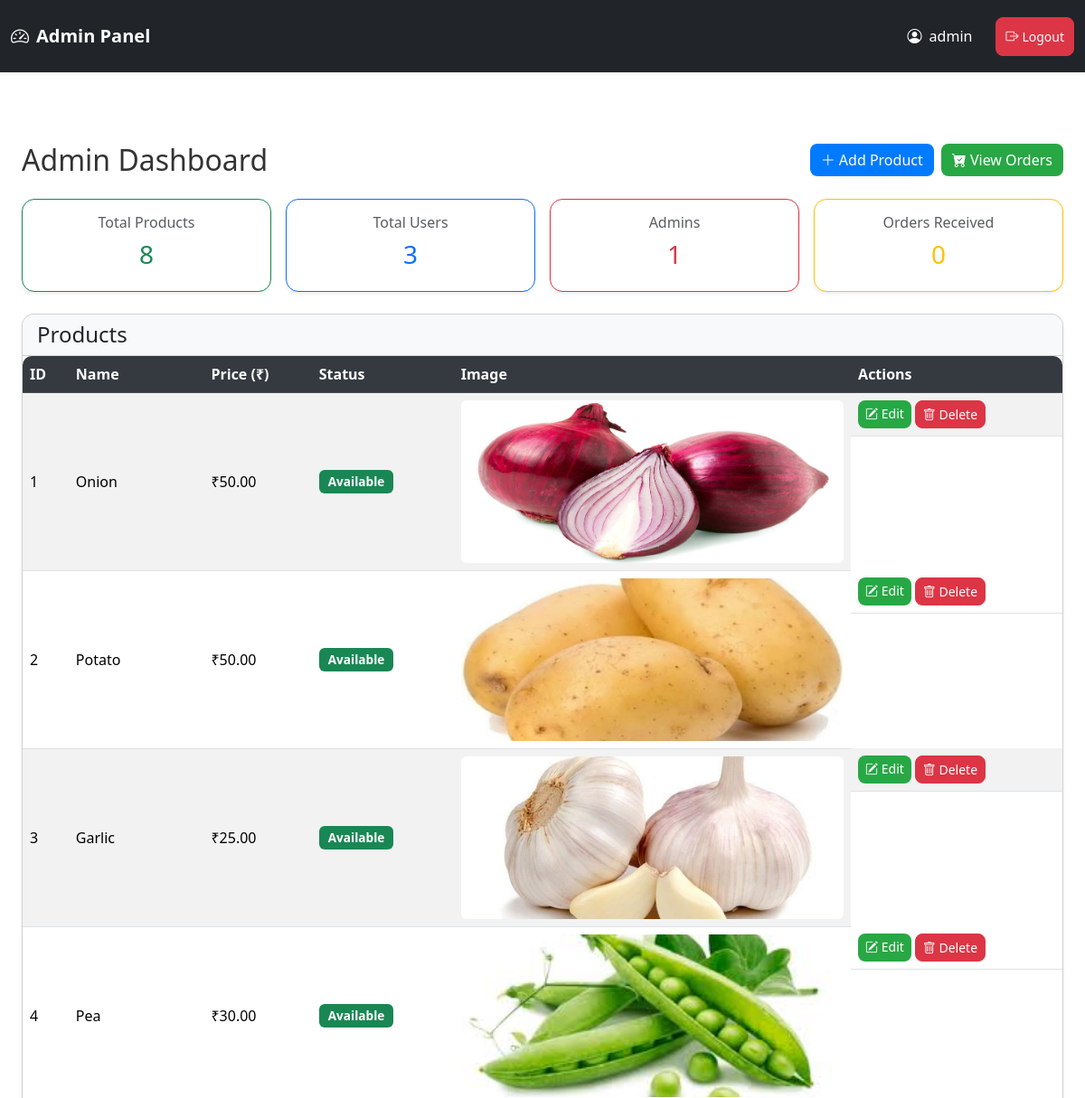
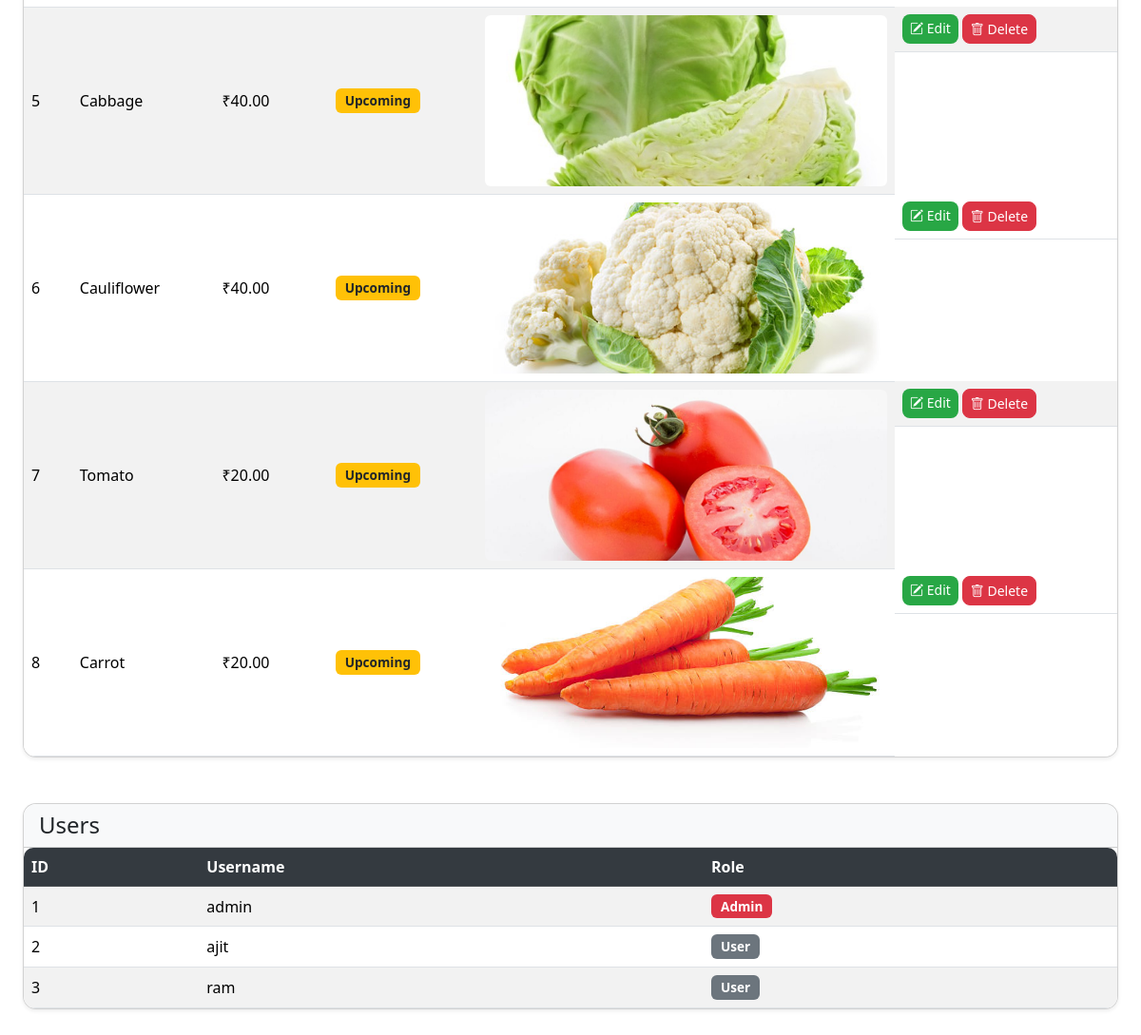
The page /admin (signed in) on the database its author committed (2 pictures, top to bottom).
### app.py (models this page shows)
class User(UserMixin, db.Model):
    id = db.Column(db.Integer, primary_key=True)
    username = db.Column(db.String(150), unique=True, nullable=False)
    password = db.Column(db.String(255), nullable=False)
    is_admin = db.Column(db.Boolean, default=False)

class Product(db.Model):
    id = db.Column(db.Integer, primary_key=True)
    name = db.Column(db.String(150), nullable=False)
    price = db.Column(db.Float, nullable=False)
    image = db.Column(db.String(150), nullable=False)
    status = db.Column(db.String(20), nullable=False, default='available')  # available / upcoming

### app.py (the view)
@app.route('/admin')
@admin_required
def admin_dashboard():
    products = Product.query.all()
    users = User.query.all()
    return render_template('admin_dashboard.html', products=products, users=users)

### app.py (called while the page is built)
@login_manager.user_loader
def load_user(user_id):
    return db.session.get(User, int(user_id))

def admin_required(f):
    @wraps(f)
    def wrapper(*args, **kwargs):
        if not current_user.is_authenticated or not current_user.is_admin:
            flash("Admin access required!", "danger")
            return redirect(url_for('admin_login'))
        return f(*args, **kwargs)
    return wrapper

@app.context_processor
def inject_cart_count():
    if current_user.is_authenticated and not current_user.is_admin:
        count = Order.query.filter_by(user_id=current_user.id).count()
    else:
        count = 0
    return dict(cart_count=count)

### templates/admin_dashboard.html
{% extends 'admin_base.html' %}
{% block content %}
<div class="container mt-4">
    <div class="d-flex justify-content-between align-items-center mb-4 flex-wrap">
        <h2 class="mb-2 mb-md-0">Admin Dashboard</h2>
        <div class="d-flex gap-2 flex-wrap">
            <a href="{{ url_for('admin_add') }}" class="btn btn-success">
                <i class="bi bi-plus-lg"></i> Add Product
            </a>
            <a href="{{ url_for('admin_orders') }}" class="btn btn-primary">
                <i class="bi bi-cart-check-fill"></i> View Orders
            </a>
        </div>
    </div>
    <div class="row mb-4 g-3">
        <div class="col-md-3">
            <div class="card shadow-sm text-center p-3 border-success">
                <h6 class="text-muted">Total Products</h6>
                <h3 class="text-success">{{ products|length }}</h3>
            </div>
        </div>
        <div class="col-md-3">
            <div class="card shadow-sm text-center p-3 border-primary">
                <h6 class="text-muted">Total Users</h6>
                <h3 class="text-primary">{{ users|length }}</h3>
            </div>
        </div>
        <div class="col-md-3">
            <div class="card shadow-sm text-center p-3 border-danger">
                <h6 class="text-muted">Admins</h6>
                <h3 class="text-danger">
                    {{ users | selectattr('is_admin') | list | length }}
                </h3>
            </div>
        </div>
        <div class="col-md-3">
            <div class="card shadow-sm text-center p-3 border-warning">
                <h6 class="text-muted">Orders Received</h6>
                <h3 class="text-warning">{{ orders_count or 0 }}</h3>
            </div>
        </div>
    </div>
    <div class="card shadow-sm mb-5">
        <div class="card-header bg-light d-flex justify-content-between align-items-center">
            <h4 class="mb-0">Products</h4>
        </div>
        <div class="card-body p-0 table-responsive">
            <table class="table table-striped table-hover mb-0 align-middle">
                <thead class="table-dark">
                    <tr>
                        <th>ID</th>
                        <th>Name</th>
                        <th>Price (₹)</th>
                        <th>Status</th>
                        <th>Image</th>
                        <th>Actions</th>
                    </tr>
                </thead>
                <tbody>
                    {% for p in products %}
                    <tr>
                        <td>{{ p.id }}</td>
                        <td>{{ p.name }}</td>
                        <td>₹{{ "%.2f"|format(p.price) }}</td>
                        <td>
                            {% if p.status == 'available' %}
                                <span class="badge bg-success">Available</span>
                            {% else %}
                                <span class="badge bg-warning text-dark">Upcoming</span>
                            {% endif %}
                        </td>
                        <td>
                            <img src="{{ url_for('static', filename='images/' ~ p.image) }}"
                                 class="rounded" height="50">
                        </td>
                        <td class="d-flex gap-1 flex-wrap">
                            <a href="{{ url_for('admin_edit', id=p.id) }}" class="btn btn-primary btn-sm">
                                <i class="bi bi-pencil-square"></i> Edit
                            </a>
                            <form action="{{ url_for('admin_delete', id=p.id) }}" method="POST" class="d-inline">
                                <button type="submit" class="btn btn-danger btn-sm"
                                        onclick="return confirm('Delete this product?')">
                                    <i class="bi bi-trash"></i> Delete
                                </button>
                            </form>
                        </td>
                    </tr>
                    {% else %}
                    <tr>
                        <td colspan="6" class="text-center text-muted py-3">
                            No products available
                        </td>
                    </tr>
                    {% endfor %}
                </tbody>
            </table>
        </div>
    </div>
    <div class="card shadow-sm mb-5">
        <div class="card-header bg-light">
            <h4 class="mb-0">Users</h4>
        </div>
        <div class="card-body p-0 table-responsive">
            <table class="table table-striped table-hover mb-0 align-middle">
                <thead class="table-dark">
                    <tr>
                        <th>ID</th>
                        <th>Username</th>
                        <th>Role</th>
                    </tr>
                </thead>
                <tbody>
                    {% for u in users %}
                    <tr>
                        <td>{{ u.id }}</td>
                        <td>{{ u.username }}</td>
                        <td>
                            {% if u.is_admin %}
                                <span class="badge bg-danger">Admin</span>
                            {% else %}
                                <span class="badge bg-secondary">User</span>
                            {% endif %}
                        </td>
                    </tr>
                    {% else %}
                    <tr>
                        <td colspan="3" class="text-center text-muted py-3">
                            No users found
                        </td>
                    </tr>
                    {% endfor %}
                </tbody>
            </table>
        </div>
    </div>
</div>
{% endblock %}

### templates/admin_base.html (shortened to what this page needs)
<!doctype html>
<html lang="en">
<head>
  <link href="https://cdn.jsdelivr.net/npm/bootstrap@5.3.2/dist/css/bootstrap.min.css" rel="stylesheet">
  <link href="https://cdn.jsdelivr.net/npm/bootstrap-icons@1.11.1/font/bootstrap-icons.css" rel="stylesheet">
  <link rel="stylesheet" href="{{ url_for('static', filename='css/style.css') }}">
</head>
<body>
{% if request.endpoint != 'admin_login' and current_user.is_authenticated %}
<nav class="navbar navbar-expand-lg navbar-dark bg-dark shadow-sm">
  <div class="container-fluid">
    <a class="navbar-brand" href="{{ url_for('admin_dashboard') }}">
      <i class="bi bi-speedometer2"></i> Admin Panel
    </a>
    <div class="collapse navbar-collapse justify-content-end" id="adminNavbar">
      <ul class="navbar-nav align-items-center gap-3">
        <li class="nav-item">
          <span class="navbar-text text-white">
            <i class="bi bi-person-circle"></i> {{ current_user.username }}
          </span>
        </li>
<li class="nav-item">
  <a href="{{ url_for('admin_logout') }}"
     class="btn btn-danger btn-sm d-flex align-items-center gap-1">
    <i class="bi bi-box-arrow-right"></i> Logout
  </a>
</li>
      </ul>
    </div>
  </div>
</nav>
{% endif %}
<div class="container mt-4">
  {% block content %}{% endblock %}
</div>
</body>
</html>

### static/css/style.css (style rules this page uses)
* { box-sizing: border-box; }
body { font-family: 'Segoe UI', Tahoma, Geneva, Verdana, sans-serif; background-color: #f8f9fa; color: #333; margin: 0; padding: 0; min-height: 100vh; display: flex; flex-direction: column; }
.navbar { margin-bottom: 30px; box-shadow: 0 3px 10px rgba(0, 0, 0, 0.12); height: 80px; }
.navbar a.btn { margin-left: 10px; padding: 10px; }
.card { border-radius: 14px; overflow: hidden; background: #fff; box-shadow: 0 3px 8px rgba(0, 0, 0, 0.1); transition: transform 0.3s ease, box-shadow 0.3s ease; }
.card img { height: 180px; width: 100%; object-fit: cover; transition: transform 0.4s ease; }
.card-body { padding: 16px; }
.btn { border-radius: 8px; font-weight: 500; }
.btn-primary { background-color: #28a745; border: none; transition: all 0.3s ease; }
.btn-success { background-color: #007bff; border: none; transition: all 0.3s ease; }
.btn-danger { transition: all 0.3s ease; }
.table { background: #fff; border-radius: 10px; overflow: hidden; box-shadow: 0 3px 10px rgba(0, 0, 0, 0.1); }
.table th { background: #343a40; color: #fff; font-weight: 600; }
.table td, .table th { vertical-align: middle !important; }
.badge { font-size: 0.85rem; padding: 6px 10px; font-weight: 600; border-radius: 6px; }

### templates/admin_base.html (style rules this page uses)
body { background-color: #ffffff; }
.navbar-brand { font-weight: bold; display: flex; align-items: center; gap: 0.5rem; }
.navbar-text { display: flex; align-items: center; gap: 0.5rem; }
.container { max-width: 1200px; }

### rows shown on the page
User: username "admin", id "1", is_admin "Admin"
Product: id "1", name "Onion", price "50.00", status "Available", image (picture)
Product: id "2", name "Potato", price "50.00", status "Available", image (picture)
Product: id "3", name "Garlic", price "25.00", status "Available", image (picture)
Product: id "4", name "Pea", price "30.00", status "Available", image (picture)
Product: id "5", name "Cabbage", price "40.00", status "Upcoming", image (picture)
Product: id "6", name "Cauliflower", price "40.00", status "Upcoming", image (picture)
Product: id "7", name "Tomato", price "20.00", status "Upcoming", image (picture)
Product: id "8", name "Carrot", price "20.00", status "Upcoming", image (picture)
User: id "2", username "ajit", is_admin "User"
User: id "3", username "ram", is_admin "User"

### other values the page prints
{{ products|length }} "8"
{{ users|length }} "3"
{{ users | selectattr('is_admin') | list | length }} "1"
{{ orders_count or 0 }} "0"
